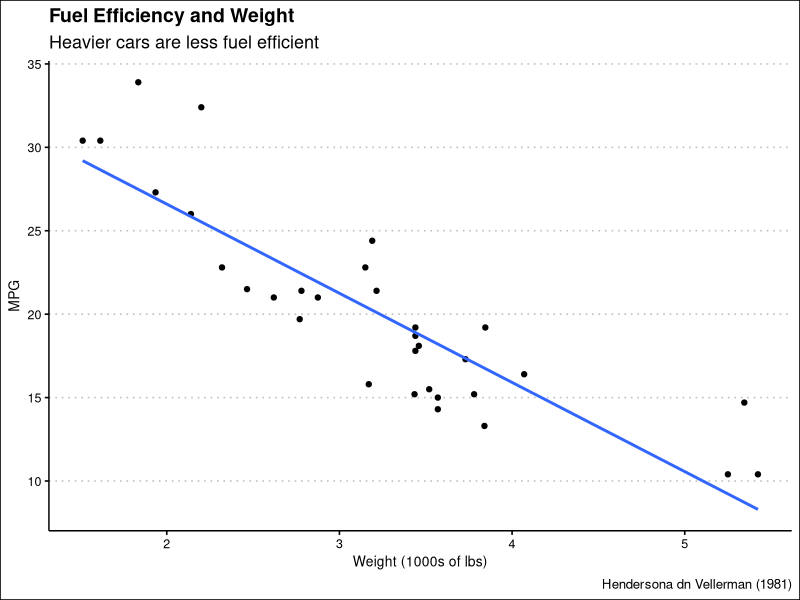

The R script that drew this image:
## ---- chunk 1
knitr::opts_chunk$set(echo = FALSE)

# Learn more about creating websites with Distill at:
# https://rstudio.github.io/distill/website.html

# Learn more about publishing to GitHub Pages at:
# https://rstudio.github.io/distill/publish_website.html#github-pages

library(tidyverse)
library(ggthemes)
## ---- chunk 2
mtcars %>% 
select(mpg,wt) %>% 
ggplot(aes(x=wt,y=mpg))+
geom_point()+
geom_smooth(method="lm",formula=y~x,se=FALSE)+
theme_clean()+
labs(title="Fuel Efficiency and Weight",
subtitle="Heavier cars are less fuel efficient",
x="Weight (1000s of lbs)",
y="MPG",
caption="Hendersona dn Vellerman (1981)")
